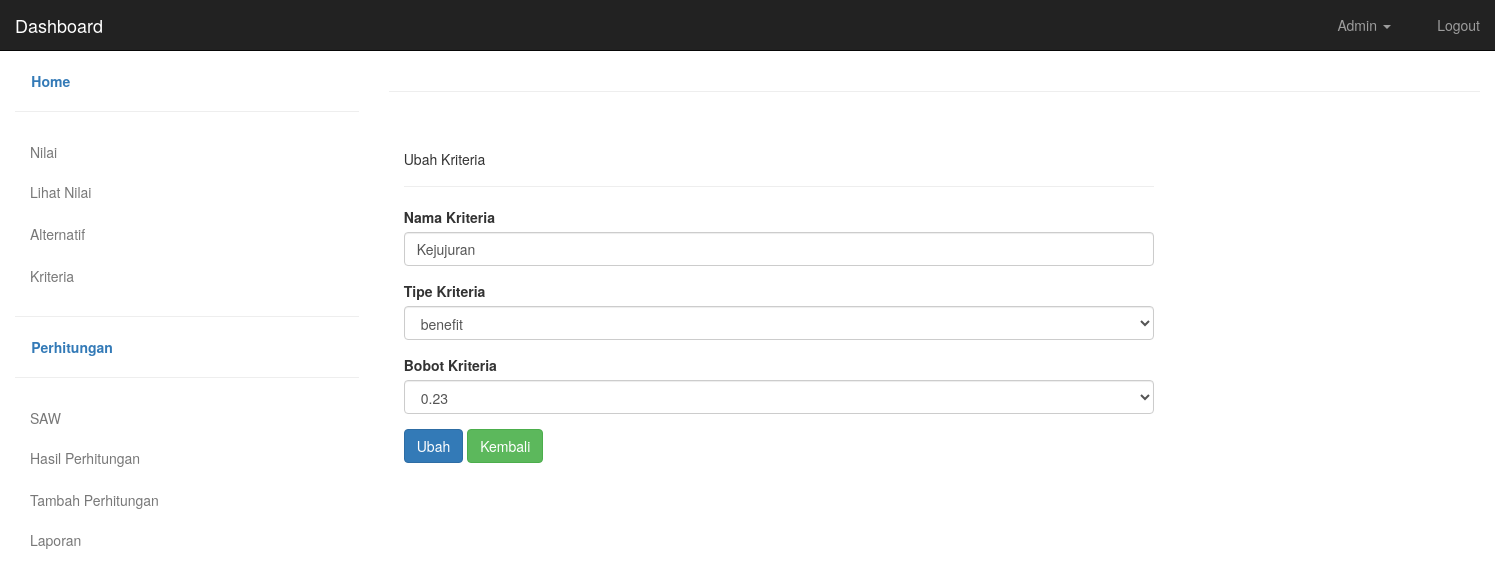
Page /ubah_kriteria.php?id=18 on the committed database.
### tables this page shows
CREATE TABLE IF NOT EXISTS `kriteria` (
  `id_kriteria` int(11) NOT NULL,
  `nama_kriteria` varchar(255) NOT NULL,
  `tipe_kriteria` varchar(10) NOT NULL,
  `bobot_kriteria` double NOT NULL
);

### includes/kriteria.inc.php (called while the page is built, shortened)
<?php
class Kriteria{
	private $conn;
	private $table_name = "kriteria";
	public $id;
	public function __construct($db){
		$this->conn = $db;
	}
	function readOne(){
		$query = "SELECT * FROM " . $this->table_name . " WHERE id_kriteria=? LIMIT 0,1";
		$stmt = $this->conn->prepare( $query );
		$stmt->bindParam(1, $this->id);
		$stmt->execute();
		$row = $stmt->fetch(PDO::FETCH_ASSOC);
		$this->id = $row['id_kriteria'];
		$this->kt = $row['nama_kriteria'];
		$this->tp = $row['tipe_kriteria'];
		$this->jm = $row['bobot_kriteria'];
	}
}
?>

### ubah_kriteria.php (the view, shortened to what this page needs)
<!DOCTYPE html>
<html lang="en">
    <head>
        <link href="css/bootstrap.min.css" rel="stylesheet">
        <link href="css/styles.css" rel="stylesheet">
    </head>
    <body>
<div id="top-nav" class="navbar navbar-inverse navbar-static-top">
    <div class="container-fluid">
        <div class="navbar-header">
            <a class="navbar-brand" href="#">Dashboard</a>
        </div>
        <div class="navbar-collapse collapse">
            <ul class="nav navbar-nav navbar-right">
                <li class="dropdown">
                    <a class="dropdown-toggle" role="button" data-toggle="dropdown" href="#"><i class="glyphicon glyphicon-user"></i> Admin <span class="caret"></span></a>
                </li>
                <li><a href="#"><i class="glyphicon glyphicon-lock"></i> Logout</a></li>
            </ul>
        </div>
    </div>
</div>
<div class="container-fluid">
    <div class="row">
        <div class="col-sm-3">
            <a href="#"><strong><i class="glyphicon glyphicon-wrench"></i> Home</strong></a>
            <hr>
            <ul class="nav nav-stacked">
                <li class="nav-header"> <a href="#" data-toggle="collapse" data-target="#userMenu">Nilai <i class="glyphicon glyphicon-chevron-down"></i></a>
                    <ul class="nav nav-stacked collapse in" id="userMenu">
                        </li>
                        <li><a href="nilai.php">Lihat Nilai</a>
                        </li>
                    </ul>
                <li class="nav-header"> <a href="#" data-toggle="collapse" data-target="#menu2"> Alternatif <i class="glyphicon glyphicon-chevron-right"></i></a>
                        </li>
                <li class="nav-header">
                    <a href="#" data-toggle="collapse" data-target="#menu3"> Kriteria <i class="glyphicon glyphicon-chevron-right"></i></a>
                </li>
            <hr>
            <a href="#"><strong><i class="glyphicon glyphicon-list"></i> Perhitungan</strong></a>
            <hr>
             <ul class="nav nav-stacked">
                <li class="nav-header"> <a href="#" data-toggle="collapse" data-target="#perhitungan">SAW <i class="glyphicon glyphicon-chevron-down"></i></a>
                    <ul class="nav nav-stacked collapse in" id="perhitungan">
                        </li>
                        <li><a href="saw.php">Hasil Perhitungan</a>
                        </li>
                        <li><a href="tambah_saw.php">Tambah Perhitungan</a>
                        </li>
                    </ul>
                <ul class="nav nav-stacked">
                <li class="nav-header"> <a href="laporan.php" data-toggle="collapse" data-target="#laporan">Laporan<i class="glyphicon glyphicon-chevron-down"></i></a>
        </div>
        <div class="col-sm-9">
            <hr>
<?php
include_once 'header.php';
$id = isset($_GET['id']) ? $_GET['id'] : die('ERROR: missing ID.');
include_once 'includes/kriteria.inc.php';
$eks = new Kriteria($db);
$eks->id = $id;
$eks->readOne();
?>
        <div class="row">
          <div class="col-xs-12 col-sm-12 col-md-8">
            <div class="page-header">
              <h5>Ubah Kriteria</h5>
            </div>
                <form method="post">
                  <div class="form-group">
                    <label for="kt">Nama Kriteria</label>
                    <input type="text" class="form-control" id="kt" name="kt" value="<?php echo $eks->kt; ?>">
                  </div>
                  <div class="form-group">
                    <label for="tp">Tipe Kriteria</label>
                    <select class="form-control" id="tp" name="tp">
                        <option><?php echo $eks->tp; ?></option>
                    </select>
                  </div>
                  <div class="form-group">
                    <label for="jm">Bobot Kriteria</label>
                    <select class="form-control" id="jm" name="jm">
                        <option><?php echo $eks->jm; ?></option>
                    </select>
                  </div>
                  <button type="submit" class="btn btn-primary">Ubah</button>
                  <button type="button" onclick="location.href='kriteria.php'" class="btn btn-success">Kembali</button>
                </form>
          </div>
          <div class="col-xs-12 col-sm-12 col-md-4">
          </div>
        </div>
	</body>
</html>

### css/styles.css (style rules this page uses)
.navbar-static-top { margin-bottom:20px; }
i { font-size:16px; }
.nav > li > a { color:#787878; }

### rows in the picture
kriteria: kt "Kejujuran", tp "benefit", jm "0.23"
